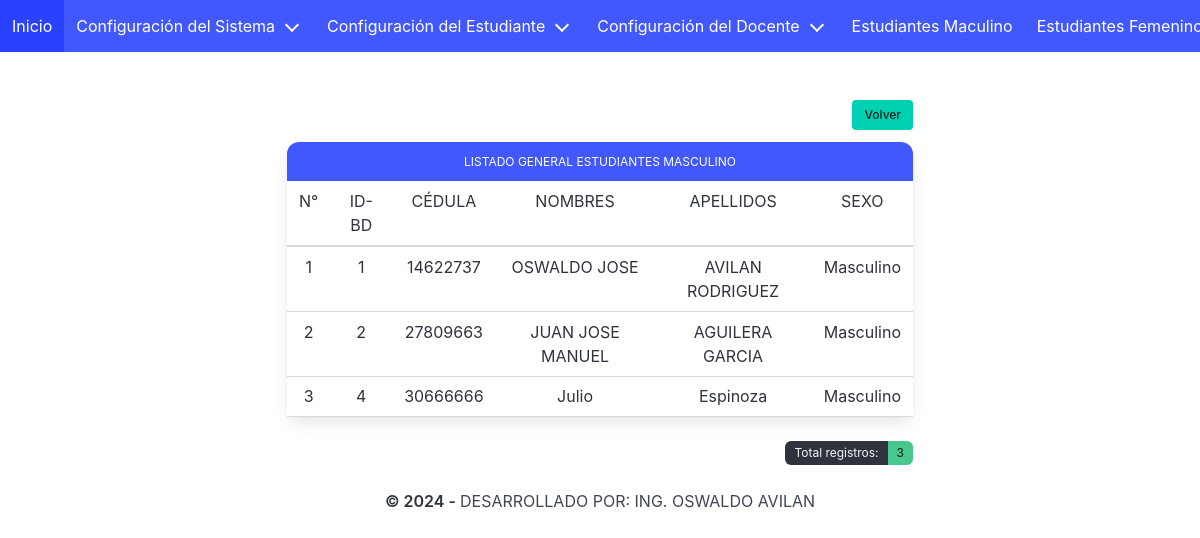
The page /estudiantes_masculino.php on the database its author committed.
### tables this page shows
CREATE TABLE `estudiantes` (
  `id_estudiantes` int(11) NOT NULL,
  `cedula` varchar(8) NOT NULL,
  `nombres` varchar(45) NOT NULL,
  `apellidos` varchar(45) NOT NULL,
  `fecha_nacimiento` date NOT NULL,
  `edad` varchar(2) NOT NULL,
  `id_sexo` int(11) NOT NULL,
  `correo` varchar(45) NOT NULL,
  `telefono` varchar(11) NOT NULL
);

CREATE TABLE `sexo` (
  `id_sexo` int(11) NOT NULL,
  `sexo` varchar(10) NOT NULL
);

### estudiantes_masculino.php (the view, shortened to what this page needs)
<?php
include "conexion/conexion.php";
?>
<!DOCTYPE html>
<html lang="es" data-theme="light">
  <head>
    <link rel="stylesheet" href="css/bulma.min.css">
  </head>
  <body>
<?php include "menu.php"; ?>
<section class="section">
  <div class="container">
    <div class="columns is-mobile is-centered">
      <div class="column is-8">
<div class="field is-grouped is-grouped-right">
  <p class="control">
  <a href="index.php" class="button is-primary is-small">Volver</a>
  </p>
</div>
<article class="panel is-link">
  <p class="panel-heading has-text-centered has-text-weight-normal is-size-7">LISTADO GENERAL ESTUDIANTES MASCULINO</p>
  <?php
$consulta = $DB_con->prepare("SELECT
estudiantes.id_estudiantes,
estudiantes.cedula,
estudiantes.nombres,
estudiantes.apellidos,
estudiantes.fecha_nacimiento,
estudiantes.edad,
estudiantes.id_sexo,
estudiantes.correo,
estudiantes.telefono,
sexo.id_sexo,
sexo.sexo
FROM estudiantes
INNER JOIN sexo ON estudiantes.id_sexo = sexo.id_sexo
WHERE sexo.id_sexo='1' ORDER BY id_estudiantes;");
$consulta->execute();
if($consulta->rowCount() > 0){
$i=1;
 ?>
 <table id="myTable" class="table is-hoverable table is-mobile is-fullwidth has-text-centered">
        <thead>
          <tr>
              <th class="has-text-centered has-text-weight-normal">N°</th>
              <th class="has-text-centered has-text-weight-normal">ID-BD</th>
              <th class="has-text-centered has-text-weight-normal">CÉDULA</th>
              <th class="has-text-centered has-text-weight-normal">NOMBRES</th>
              <th class="has-text-centered has-text-weight-normal">APELLIDOS</th>
              <th class="has-text-centered has-text-weight-normal">SEXO</th>
          </tr>
        </thead>
<?php
while ($linea = $consulta->fetch(PDO::FETCH_ASSOC)) {
echo "
        <tbody>
          <tr>
            <td class='has-text-centered'>$i</td>";?>
            <td><?php echo $linea['id_estudiantes']; ?></td>
            <td><?php echo $linea['cedula']; ?></td>
            <td><?php echo $linea['nombres']; ?></td>
            <td><?php echo $linea['apellidos']; ?></td>
            <td><?php echo $linea['sexo']; ?></td>
</tr>
</tbody>
<?php
$i++;
}
}
else
echo "<br><div class='notification is-warning has-text-centered has-text-weight-normal is-size-7'>
<h5 class='black-text text-darken-2 center CONDENSED LIGHT5'>
¡ Advertencia: No se ha encontrado ningún registro !
</h5>
</div>";
echo "</table>";
?>
</article>
<div class="control">
<div class="tags has-addons is-right is-small">
<?php
$consulta = $DB_con->query("SELECT
estudiantes.id_estudiantes,
estudiantes.cedula,
estudiantes.nombres,
estudiantes.apellidos,
estudiantes.fecha_nacimiento,
estudiantes.edad,
estudiantes.id_sexo,
estudiantes.correo,
estudiantes.telefono,
sexo.id_sexo,
sexo.sexo
FROM estudiantes
INNER JOIN sexo ON estudiantes.id_sexo = sexo.id_sexo
WHERE sexo.id_sexo='1'");
$consulta->execute();
$sexo = $consulta->rowCount();
?>
      <span class="tag is-dark">Total registros:</span>
      <span class="tag is-success"><?php print("$sexo\n"); ?></span>
</div>
</div>
</div>
</div>
<div class="content has-text-centered">
  <p><strong>© 2024 - </strong> DESARROLLADO POR: ING. OSWALDO AVILAN</p>
  </div>
</section>
  </body>
</html>

### rows shown on the page
estudiantes: id_estudiantes "1", cedula "14622737", nombres "OSWALDO JOSE", apellidos "AVILAN RODRIGUEZ", id_sexo.sexo "Masculino"
estudiantes: id_estudiantes "2", cedula "27809663", nombres "JUAN JOSE MANUEL", apellidos "AGUILERA GARCIA", id_sexo.sexo "Masculino"
estudiantes: id_estudiantes "4", cedula "30666666", nombres "Julio", apellidos "Espinoza", id_sexo.sexo "Masculino"

### other values the page prints
$sexo "3"
